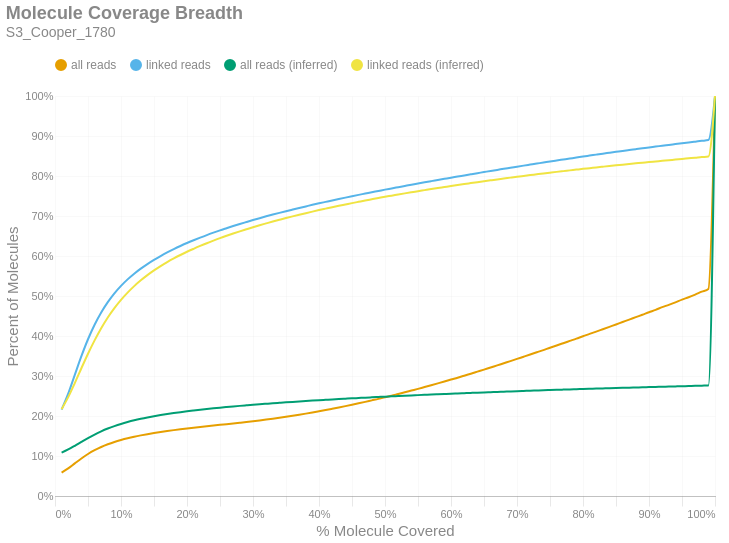

This figure's notebook cell:
### Markdown cell above
### Molecule Read Coverage
This chart shows molecule coverage breadth as computed by the number of bases aligned to that molecule. In other words, "*how much of each unique long molecule is actually sequenced/aligned?*" Keep in mind there is a distinction between sequences and alignments, since some sequences belonging to a particular molecule may not align well and wouldn't appear in the alignment data. This chart also shows molecule coverage breadth as computed by the *inferred fragment* from which the aligned sequences originate. Unlike read coverage, this calculation takes into account the total insert size, including unsequenced gaps between the forward and reverse reads. Like the previous figures, these are cumulative percents.

### Code cell
if SKIPLR:
    print_html(f"Skipped")
else:
    binned_df = consolidated_hist(valids['coverage_bp'], mask, 0.01, True)
    binned_df_inf = consolidated_hist(valids['coverage_inserts'], mask, 0.01, True)
    binned_df = binned_df.with_columns(pl.lit(binned_df_inf['all reads (cumsum)']).alias('all reads (inferred)'))
    binned_df = binned_df.with_columns(pl.lit(binned_df_inf['linked reads (cumsum)']).alias('linked reads (inferred)'))
    binned_df = binned_df.with_columns(
        (pl.col('bin').cast(pl.Float64) + 0.01).alias('right_edge')
    )

    with SafeRender(binned_df):
        (
            density_plot(binned_df, 'Molecule Coverage Breadth', samplename, 'molcov', ['all reads (inferred)','linked reads (inferred)'])
            .encode(
                #x=alt.X('bin:Q', title="% Molecule Covered").axis(format = '%').scale(padding=0),
                x=alt.X('right_edge:Q', title="% Molecule Covered").axis(format='%').scale(padding=0),
                y=alt.Y('value:Q', title='Percent of Molecules')
                    .axis(format='%')
                    .stack(False)
                    .scale(domainMin=0, padding=0),
                color=alt.Color("key:N").scale(domain = ["all reads", "linked reads", "all reads (inferred)", "linked reads (inferred)"]),
                tooltip = [
                    alt.Tooltip("key:N", title = "Data Type"),
                    alt.Tooltip("range_label:N", title="% Molecule Covered"),
                    alt.Tooltip("value:Q", format = ".2%", title="% Molecules")
                ]
            )
        ).display()

### Figure 1 — Vega-Lite specification as saved in the notebook (floating-point values rounded to 4 significant figures)
{"width": "container", "height": 400, "config": {"title": {"anchor": "start", "dy": -15, "fontSize": 18, "color": "#888888", "subtitleColor": "#888888", "subtitleFontSize": 14}, "arc": {"fill": "#0072B2"}, "axis": {"domainColor": "#888888", "domainWidth": 0.5, "gridWidth": 0.2, "grid": false, "titleFontWeight": 400, "titleFontSize": 15, "labelFontSize": 11, "labelColor": "#888888", "tickColor": "#888888", "tickWidth": 0.2, "titleColor": "#888888"}, "axisBand": {"grid": false}, "axisX": {"grid": true, "tickSize": 10, "domainCap": "round"}, "axisY": {"domain": false, "grid": true, "tickSize": 0, "domainCap": "round"}, "background": "transparent", "header": {"labelFontSize": 15, "labelColor": "#888888", "titleFontSize": 15, "titleFontWeight": 600, "titleColor": "#888888"}, "legend": {"labelFont": "sans-serif", "labelFontSize": 12, "labelColor": "#888888", "symbolSize": 100, "symbolType": "circle", "titleFontSize": 12, "titlePadding": 10, "titleColor": "#888888", "title": null, "orient": "top"}, "range": {"category": ["#E69F00", "#56B4E9", "#009E73", "#F0E442", "#0072B2", "#D55E00", "#CC79A7", "#000000"], "diverging": ["#cfe8f3", "#a2d4ec", "#73bfe2", "#46abdb", "#1696d2", "#12719e"]}, "area": {"fill": "#0072B2", "fillOpacity": 0.7, "line": true, "strokeOpacity": 0.7}, "line": {"color": "#0072B2", "stroke": "#0072B2", "strokeWidth": 2}, "trail": {"color": "#0072B2", "stroke": "#0072B2", "strokeWidth": 0, "size": 1}, "point": {"filled": true, "fillOpacity": 1.0, "size": 95}, "text": {"color": "#888888", "fontSize": 11, "align": "right", "fontWeight": 400, "size": 11}, "bar": {"fill": "#0072B2", "stroke": null}, "view": {"stroke": null, "continuousWidth": 660, "continuousHeight": 400}}, "data": {"name": "data-eec276898f7a2f7b1ab1f95b6dff3cbc"}, "mark": {"type": "line", "interpolate": "monotone", "point": {"opacity": 0, "size": 275}}, "encoding": {"color": {"field": "key", "scale": {"domain": ["all reads", "linked reads", "all reads (inferred)", "linked reads (inferred)"]}, "type": "nominal"}, "tooltip": [{"field": "key", "title": "Data Type", "type": "nominal"}, {"field": "range_label", "title": "% Molecule Covered", "type": "nominal"}, {"field": "value", "format": ".2%", "title": "% Molecules", "type": "quantitative"}], "x": {"axis": {"format": "%"}, "field": "right_edge", "scale": {"padding": 0}, "title": "% Molecule Covered", "type": "quantitative"}, "y": {"axis": {"format": "%"}, "field": "value", "scale": {"domainMin": 0, "padding": 0}, "stack": false, "title": "Percent of Molecules", "type": "quantitative"}}, "params": [{"name": "param_c36ac31b6afebe62", "select": {"type": "point", "fields": ["key"]}, "bind": "legend"}], "title": {"text": "Molecule Coverage Breadth", "subtitle": "S3_Cooper_1780"}, "transform": [{"fold": ["all reads (cumsum)", "linked reads (cumsum)", "all reads (inferred)", "linked reads (inferred)"]}, {"calculate": "replace(datum.key, ' (cumsum)', '')", "as": "key"}, {"filter": {"param": "param_c36ac31b6afebe62"}}], "usermeta": {"embedOptions": {"downloadFileName": "S3_Cooper_1780.molcov"}}, "$schema": "https://vega.github.io/schema/vega-lite/v6.1.0.json", "datasets": {"data-eec276898f7a2f7b1ab1f95b6dff3cbc": [{"bin": "0.0", "interval": "0.0-0.01", "all reads": 0.05853, "linked reads": 0.2159, "all reads (cumsum)": 0.05853, "linked reads (cumsum)": 0.2159, "range_label": "0.0-0.01", "all reads (inferred)": 0.1083, "linked reads (inferred)": 0.217, "right_edge": 0.01}, {"bin": "0.01", "interval": "0.01-0.02", "all reads": 0.0106, "linked reads": 0.03983, "all reads (cumsum)": 0.06913, "linked reads (cumsum)": 0.2557, "range_label": "0.01-0.02", "all reads (inferred)": 0.1163, "linked reads (inferred)": 0.2471, "right_edge": 0.02}, {"bin": "0.02", "interval": "0.02-0.03", "all reads": 0.01243, "linked reads": 0.04718, "all reads (cumsum)": 0.08156, "linked reads (cumsum)": 0.3029, "range_label": "0.02-0.03", "all reads (inferred)": 0.1256, "linked reads (inferred)": 0.2822, "right_edge": 0.03}, {"bin": "0.03", "interval": "0.03-0.04", "all reads": 0.01228, "linked reads": 0.04668, "all reads (cumsum)": 0.09384, "linked reads (cumsum)": 0.3496, "range_label": "0.03-0.04", "all reads (inferred)": 0.1353, "linked reads (inferred)": 0.3194, "right_edge": 0.04}, {"bin": "0.04", "interval": "0.04-0.05", "all reads": 0.01111, "linked reads": 0.04228, "all reads (cumsum)": 0.1049, "linked reads (cumsum)": 0.3919, "range_label": "0.04-0.05", "all reads (inferred)": 0.1449, "linked reads (inferred)": 0.3557, "right_edge": 0.05}, {"bin": "0.05", "interval": "0.05-0.06", "all reads": 0.009535, "linked reads": 0.03626, "all reads (cumsum)": 0.1145, "linked reads (cumsum)": 0.4281, "range_label": "0.05-0.06", "all reads (inferred)": 0.1536, "linked reads (inferred)": 0.3891, "right_edge": 0.06}, {"bin": "0.06", "interval": "0.06-0.07", "all reads": 0.008044, "linked reads": 0.03059, "all reads (cumsum)": 0.1225, "linked reads (cumsum)": 0.4587, "range_label": "0.06-0.07", "all reads (inferred)": 0.1616, "linked reads (inferred)": 0.4195, "right_edge": 0.07}, {"bin": "0.07", "interval": "0.07-0.08", "all reads": 0.0068, "linked reads": 0.02584, "all reads (cumsum)": 0.1293, "linked reads (cumsum)": 0.4846, "range_label": "0.07-0.08", "all reads (inferred)": 0.1686, "linked reads (inferred)": 0.4463, "right_edge": 0.08}, {"bin": "0.08", "interval": "0.08-0.09", "all reads": 0.005801, "linked reads": 0.02199, "all reads (cumsum)": 0.1351, "linked reads (cumsum)": 0.5066, "range_label": "0.08-0.09", "all reads (inferred)": 0.1747, "linked reads (inferred)": 0.4696, "right_edge": 0.09}, {"bin": "0.09", "interval": "0.09-0.1", "all reads": 0.004937, "linked reads": 0.01868, "all reads (cumsum)": 0.1401, "linked reads (cumsum)": 0.5253, "range_label": "0.09-0.1", "all reads (inferred)": 0.1801, "linked reads (inferred)": 0.4903, "right_edge": 0.1}, {"bin": "0.1", "interval": "0.1-0.11", "all reads": 0.004325, "linked reads": 0.01629, "all reads (cumsum)": 0.1444, "linked reads (cumsum)": 0.5415, "range_label": "0.1-0.11", "all reads (inferred)": 0.1849, "linked reads (inferred)": 0.5085, "right_edge": 0.11}, {"bin": "0.11", "interval": "0.11-0.12", "all reads": 0.003785, "linked reads": 0.01424, "all reads (cumsum)": 0.1482, "linked reads (cumsum)": 0.5558, "range_label": "0.11-0.12", "all reads (inferred)": 0.1892, "linked reads (inferred)": 0.5247, "right_edge": 0.12}, {"bin": "0.12", "interval": "0.12-0.13", "all reads": 0.00335, "linked reads": 0.01258, "all reads (cumsum)": 0.1515, "linked reads (cumsum)": 0.5684, "range_label": "0.12-0.13", "all reads (inferred)": 0.193, "linked reads (inferred)": 0.5391, "right_edge": 0.13}, {"bin": "0.13", "interval": "0.13-0.14", "all reads": 0.003067, "linked reads": 0.01149, "all reads (cumsum)": 0.1546, "linked reads (cumsum)": 0.5799, "range_label": "0.13-0.14", "all reads (inferred)": 0.1964, "linked reads (inferred)": 0.5521, "right_edge": 0.14}, {"bin": "0.14", "interval": "0.14-0.15", "all reads": 0.002797, "linked reads": 0.01045, "all reads (cumsum)": 0.1574, "linked reads (cumsum)": 0.5903, "range_label": "0.14-0.15", "all reads (inferred)": 0.1995, "linked reads (inferred)": 0.5639, "right_edge": 0.15}, {"bin": "0.15", "interval": "0.15-0.16", "all reads": 0.002593, "linked reads": 0.009629, "all reads (cumsum)": 0.16, "linked reads (cumsum)": 0.5999, "range_label": "0.15-0.16", "all reads (inferred)": 0.2023, "linked reads (inferred)": 0.5748, "right_edge": 0.16}, {"bin": "0.16", "interval": "0.16-0.17", "all reads": 0.002427, "linked reads": 0.008956, "all reads (cumsum)": 0.1624, "linked reads (cumsum)": 0.6089, "range_label": "0.16-0.17", "all reads (inferred)": 0.205, "linked reads (inferred)": 0.5847, "right_edge": 0.17}, {"bin": "0.17", "interval": "0.17-0.18", "all reads": 0.002262, "linked reads": 0.00827, "all reads (cumsum)": 0.1647, "linked reads (cumsum)": 0.6172, "range_label": "0.17-0.18", "all reads (inferred)": 0.2074, "linked reads (inferred)": 0.5939, "right_edge": 0.18}, {"bin": "0.18", "interval": "0.18-0.19", "all reads": 0.002152, "linked reads": 0.007814, "all reads (cumsum)": 0.1668, "linked reads (cumsum)": 0.625, "range_label": "0.18-0.19", "all reads (inferred)": 0.2097, "linked reads (inferred)": 0.6025, "right_edge": 0.19}, {"bin": "0.19", "interval": "0.19-0.2", "all reads": 0.002055, "linked reads": 0.007424, "all reads (cumsum)": 0.1689, "linked reads (cumsum)": 0.6324, "range_label": "0.19-0.2", "all reads (inferred)": 0.2118, "linked reads (inferred)": 0.6106, "right_edge": 0.2}, {"bin": "0.2", "interval": "0.2-0.21", "all reads": 0.001939, "linked reads": 0.006919, "all reads (cumsum)": 0.1708, "linked reads (cumsum)": 0.6393, "range_label": "0.2-0.21", "all reads (inferred)": 0.2138, "linked reads (inferred)": 0.618, "right_edge": 0.21}, {"bin": "0.21", "interval": "0.21-0.22", "all reads": 0.001883, "linked reads": 0.006639, "all reads (cumsum)": 0.1727, "linked reads (cumsum)": 0.646, "range_label": "0.21-0.22", "all reads (inferred)": 0.2156, "linked reads (inferred)": 0.6252, "right_edge": 0.22}, {"bin": "0.22", "interval": "0.22-0.23", "all reads": 0.001824, "linked reads": 0.006384, "all reads (cumsum)": 0.1745, "linked reads (cumsum)": 0.6523, "range_label": "0.22-0.23", "all reads (inferred)": 0.2174, "linked reads (inferred)": 0.632, "right_edge": 0.23}, {"bin": "0.23", "interval": "0.23-0.24", "all reads": 0.001753, "linked reads": 0.006028, "all reads (cumsum)": 0.1763, "linked reads (cumsum)": 0.6584, "range_label": "0.23-0.24", "all reads (inferred)": 0.2192, "linked reads (inferred)": 0.6384, "right_edge": 0.24}, {"bin": "0.24", "interval": "0.24-0.25", "all reads": 0.001715, "linked reads": 0.005791, "all reads (cumsum)": 0.178, "linked reads (cumsum)": 0.6642, "range_label": "0.24-0.25", "all reads (inferred)": 0.2208, "linked reads (inferred)": 0.6447, "right_edge": 0.25}, {"bin": "0.25", "interval": "0.25-0.26", "all reads": 0.001637, "linked reads": 0.005387, "all reads (cumsum)": 0.1796, "linked reads (cumsum)": 0.6696, "range_label": "0.25-0.26", "all reads (inferred)": 0.2224, "linked reads (inferred)": 0.6505, "right_edge": 0.26}, {"bin": "0.26", "interval": "0.26-0.27", "all reads": 0.001692, "linked reads": 0.005321, "all reads (cumsum)": 0.1813, "linked reads (cumsum)": 0.6749, "range_label": "0.26-0.27", "all reads (inferred)": 0.2239, "linked reads (inferred)": 0.6562, "right_edge": 0.27}, {"bin": "0.27", "interval": "0.27-0.28", "all reads": 0.001749, "linked reads": 0.005165, "all reads (cumsum)": 0.1831, "linked reads (cumsum)": 0.68, "range_label": "0.27-0.28", "all reads (inferred)": 0.2253, "linked reads (inferred)": 0.6617, "right_edge": 0.28}, {"bin": "0.28", "interval": "0.28-0.29", "all reads": 0.001805, "linked reads": 0.004947, "all reads (cumsum)": 0.1849, "linked reads (cumsum)": 0.685, "range_label": "0.28-0.29", "all reads (inferred)": 0.2267, "linked reads (inferred)": 0.6669, "right_edge": 0.29}, {"bin": "0.29", "interval": "0.29-0.3", "all reads": 0.001947, "linked reads": 0.004875, "all reads (cumsum)": 0.1868, "linked reads (cumsum)": 0.6899, "range_label": "0.29-0.3", "all reads (inferred)": 0.2281, "linked reads (inferred)": 0.672, "right_edge": 0.3}, {"bin": "0.3", "interval": "0.3-0.31", "all reads": 0.002038, "linked reads": 0.004719, "all reads (cumsum)": 0.1889, "linked reads (cumsum)": 0.6946, "range_label": "0.3-0.31", "all reads (inferred)": 0.2294, "linked reads (inferred)": 0.6769, "right_edge": 0.31}, {"bin": "0.31", "interval": "0.31-0.32", "all reads": 0.002155, "linked reads": 0.004598, "all reads (cumsum)": 0.191, "linked reads (cumsum)": 0.6992, "range_label": "0.31-0.32", "all reads (inferred)": 0.2306, "linked reads (inferred)": 0.6816, "right_edge": 0.32}, {"bin": "0.32", "interval": "0.32-0.33", "all reads": 0.002255, "linked reads": 0.004387, "all reads (cumsum)": 0.1933, "linked reads (cumsum)": 0.7036, "range_label": "0.32-0.33", "all reads (inferred)": 0.2318, "linked reads (inferred)": 0.6862, "right_edge": 0.33}, {"bin": "0.33", "interval": "0.33-0.34", "all reads": 0.002322, "linked reads": 0.004282, "all reads (cumsum)": 0.1956, "linked reads (cumsum)": 0.7078, "range_label": "0.33-0.34", "all reads (inferred)": 0.233, "linked reads (inferred)": 0.6905, "right_edge": 0.34}, {"bin": "0.34", "interval": "0.34-0.35", "all reads": 0.002435, "linked reads": 0.004184, "all reads (cumsum)": 0.198, "linked reads (cumsum)": 0.712, "range_label": "0.34-0.35", "all reads (inferred)": 0.2341, "linked reads (inferred)": 0.6948, "right_edge": 0.35}, {"bin": "0.35", "interval": "0.35-0.36", "all reads": 0.002527, "linked reads": 0.00406, "all reads (cumsum)": 0.2006, "linked reads (cumsum)": 0.7161, "range_label": "0.35-0.36", "all reads (inferred)": 0.2352, "linked reads (inferred)": 0.699, "right_edge": 0.36}, {"bin": "0.36", "interval": "0.36-0.37", "all reads": 0.002642, "linked reads": 0.004007, "all reads (cumsum)": 0.2032, "linked reads (cumsum)": 0.7201, "range_label": "0.36-0.37", "all reads (inferred)": 0.2363, "linked reads (inferred)": 0.7031, "right_edge": 0.37}, {"bin": "0.37", "interval": "0.37-0.38", "all reads": 0.002747, "linked reads": 0.003895, "all reads (cumsum)": 0.2059, "linked reads (cumsum)": 0.724, "range_label": "0.37-0.38", "all reads (inferred)": 0.2374, "linked reads (inferred)": 0.7071, "right_edge": 0.38}, {"bin": "0.38", "interval": "0.38-0.39", "all reads": 0.002863, "linked reads": 0.003894, "all reads (cumsum)": 0.2088, "linked reads (cumsum)": 0.7279, "range_label": "0.38-0.39", "all reads (inferred)": 0.2384, "linked reads (inferred)": 0.711, "right_edge": 0.39}, {"bin": "0.39", "interval": "0.39-0.4", "all reads": 0.003001, "linked reads": 0.003776, "all reads (cumsum)": 0.2118, "linked reads (cumsum)": 0.7317, "range_label": "0.39-0.4", "all reads (inferred)": 0.2395, "linked reads (inferred)": 0.7148, "right_edge": 0.4}, {"bin": "0.4", "interval": "0.4-0.41", "all reads": 0.003046, "linked reads": 0.003623, "all reads (cumsum)": 0.2149, "linked reads (cumsum)": 0.7353, "range_label": "0.4-0.41", "all reads (inferred)": 0.2404, "linked reads (inferred)": 0.7184, "right_edge": 0.41}, {"bin": "0.41", "interval": "0.41-0.42", "all reads": 0.003195, "linked reads": 0.003619, "all reads (cumsum)": 0.218, "linked reads (cumsum)": 0.7389, "range_label": "0.41-0.42", "all reads (inferred)": 0.2414, "linked reads (inferred)": 0.722, "right_edge": 0.42}, {"bin": "0.42", "interval": "0.42-0.43", "all reads": 0.003252, "linked reads": 0.003551, "all reads (cumsum)": 0.2213, "linked reads (cumsum)": 0.7425, "range_label": "0.42-0.43", "all reads (inferred)": 0.2423, "linked reads (inferred)": 0.7255, "right_edge": 0.43}, {"bin": "0.43", "interval": "0.43-0.44", "all reads": 0.00335, "linked reads": 0.003519, "all reads (cumsum)": 0.2246, "linked reads (cumsum)": 0.746, "range_label": "0.43-0.44", "all reads (inferred)": 0.2432, "linked reads (inferred)": 0.7288, "right_edge": 0.44}, {"bin": "0.44", "interval": "0.44-0.45", "all reads": 0.003459, "linked reads": 0.003459, "all reads (cumsum)": 0.2281, "linked reads (cumsum)": 0.7494, "range_label": "0.44-0.45", "all reads (inferred)": 0.2441, "linked reads (inferred)": 0.7322, "right_edge": 0.45}, {"bin": "0.45", "interval": "0.45-0.46", "all reads": 0.003569, "linked reads": 0.003387, "all reads (cumsum)": 0.2317, "linked reads (cumsum)": 0.7528, "range_label": "0.45-0.46", "all reads (inferred)": 0.245, "linked reads (inferred)": 0.7355, "right_edge": 0.46}, {"bin": "0.46", "interval": "0.46-0.47", "all reads": 0.003661, "linked reads": 0.003256, "all reads (cumsum)": 0.2353, "linked reads (cumsum)": 0.7561, "range_label": "0.46-0.47", "all reads (inferred)": 0.2459, "linked reads (inferred)": 0.7387, "right_edge": 0.47}, {"bin": "0.47", "interval": "0.47-0.48", "all reads": 0.003786, "linked reads": 0.003316, "all reads (cumsum)": 0.2391, "linked reads (cumsum)": 0.7594, "range_label": "0.47-0.48", "all reads (inferred)": 0.2467, "linked reads (inferred)": 0.7418, "right_edge": 0.48}, {"bin": "0.48", "interval": "0.48-0.49", "all reads": 0.003746, "linked reads": 0.003211, "all reads (cumsum)": 0.2429, "linked reads (cumsum)": 0.7626, "range_label": "0.48-0.49", "all reads (inferred)": 0.2476, "linked reads (inferred)": 0.745, "right_edge": 0.49}, {"bin": "0.49", "interval": "0.49-0.5", "all reads": 0.004192, "linked reads": 0.0033, "all reads (cumsum)": 0.2471, "linked reads (cumsum)": 0.7659, "range_label": "0.49-0.5", "all reads (inferred)": 0.2484, "linked reads (inferred)": 0.7481, "right_edge": 0.5}, {"bin": "0.5", "interval": "0.5-0.51", "all reads": 0.003705, "linked reads": 0.003046, "all reads (cumsum)": 0.2508, "linked reads (cumsum)": 0.7689, "range_label": "0.5-0.51", "all reads (inferred)": 0.2492, "linked reads (inferred)": 0.7509, "right_edge": 0.51}, {"bin": "0.51", "interval": "0.51-0.52", "all reads": 0.004276, "linked reads": 0.003116, "all reads (cumsum)": 0.255, "linked reads (cumsum)": 0.7721, "range_label": "0.51-0.52", "all reads (inferred)": 0.25, "linked reads (inferred)": 0.7538, "right_edge": 0.52}, {"bin": "0.52", "interval": "0.52-0.53", "all reads": 0.004179, "linked reads": 0.00312, "all reads (cumsum)": 0.2592, "linked reads (cumsum)": 0.7752, "range_label": "0.52-0.53", "all reads (inferred)": 0.2507, "linked reads (inferred)": 0.7566, "right_edge": 0.53}, {"bin": "0.53", "interval": "0.53-0.54", "all reads": 0.004334, "linked reads": 0.003109, "all reads (cumsum)": 0.2636, "linked reads (cumsum)": 0.7783, "range_label": "0.53-0.54", "all reads (inferred)": 0.2515, "linked reads (inferred)": 0.7593, "right_edge": 0.54}, {"bin": "0.54", "interval": "0.54-0.55", "all reads": 0.0043, "linked reads": 0.00298, "all reads (cumsum)": 0.2679, "linked reads (cumsum)": 0.7813, "range_label": "0.54-0.55", "all reads (inferred)": 0.2522, "linked reads (inferred)": 0.762, "right_edge": 0.55}, {"bin": "0.55", "interval": "0.55-0.56", "all reads": 0.004555, "linked reads": 0.002999, "all reads (cumsum)": 0.2724, "linked reads (cumsum)": 0.7843, "range_label": "0.55-0.56", "all reads (inferred)": 0.2529, "linked reads (inferred)": 0.7647, "right_edge": 0.56}, {"bin": "0.56", "interval": "0.56-0.57", "all reads": 0.004536, "linked reads": 0.002917, "all reads (cumsum)": 0.2769, "linked reads (cumsum)": 0.7872, "range_label": "0.56-0.57", "all reads (inferred)": 0.2537, "linked reads (inferred)": 0.7674, "right_edge": 0.57}, {"bin": "0.57", "interval": "0.57-0.58", "all reads": 0.004584, "linked reads": 0.00288, "all reads (cumsum)": 0.2815, "linked reads (cumsum)": 0.7901, "range_label": "0.57-0.58", "all reads (inferred)": 0.2543, "linked reads (inferred)": 0.7699, "right_edge": 0.58}, {"bin": "0.58", "interval": "0.58-0.59", "all reads": 0.004665, "linked reads": 0.002899, "all reads (cumsum)": 0.2862, "linked reads (cumsum)": 0.793, "range_label": "0.58-0.59", "all reads (inferred)": 0.255, "linked reads (inferred)": 0.7725, "right_edge": 0.59}, {"bin": "0.59", "interval": "0.59-0.6", "all reads": 0.004878, "linked reads": 0.002912, "all reads (cumsum)": 0.2911, "linked reads (cumsum)": 0.7959, "range_label": "0.59-0.6", "all reads (inferred)": 0.2557, "linked reads (inferred)": 0.775, "right_edge": 0.6}, {"bin": "0.6", "interval": "0.6-0.61", "all reads": 0.004681, "linked reads": 0.002759, "all reads (cumsum)": 0.2958, "linked reads (cumsum)": 0.7986, "range_label": "0.6-0.61", "all reads (inferred)": 0.2564, "linked reads (inferred)": 0.7774, "right_edge": 0.61}, {"bin": "0.61", "interval": "0.61-0.62", "all reads": 0.005046, "linked reads": 0.002842, "all reads (cumsum)": 0.3008, "linked reads (cumsum)": 0.8015, "range_label": "0.61-0.62", "all reads (inferred)": 0.2571, "linked reads (inferred)": 0.7798, "right_edge": 0.62}, {"bin": "0.62", "interval": "0.62-0.63", "all reads": 0.004944, "linked reads": 0.002803, "all reads (cumsum)": 0.3057, "linked reads (cumsum)": 0.8043, "range_label": "0.62-0.63", "all reads (inferred)": 0.2577, "linked reads (inferred)": 0.7823, "right_edge": 0.63}, {"bin": "0.63", "interval": "0.63-0.64", "all reads": 0.005091, "linked reads": 0.002792, "all reads (cumsum)": 0.3108, "linked reads (cumsum)": 0.8071, "range_label": "0.63-0.64", "all reads (inferred)": 0.2584, "linked reads (inferred)": 0.7847, "right_edge": 0.64}, {"bin": "0.64", "interval": "0.64-0.65", "all reads": 0.005108, "linked reads": 0.002765, "all reads (cumsum)": 0.3159, "linked reads (cumsum)": 0.8098, "range_label": "0.64-0.65", "all reads (inferred)": 0.259, "linked reads (inferred)": 0.787, "right_edge": 0.65}, {"bin": "0.65", "interval": "0.65-0.66", "all reads": 0.005403, "linked reads": 0.002796, "all reads (cumsum)": 0.3213, "linked reads (cumsum)": 0.8126, "range_label": "0.65-0.66", "all reads (inferred)": 0.2596, "linked reads (inferred)": 0.7892, "right_edge": 0.66}, {"bin": "0.66", "interval": "0.66-0.67", "all reads": 0.005145, "linked reads": 0.002622, "all reads (cumsum)": 0.3265, "linked reads (cumsum)": 0.8153, "range_label": "0.66-0.67", "all reads (inferred)": 0.2602, "linked reads (inferred)": 0.7915, "right_edge": 0.67}, {"bin": "0.67", "interval": "0.67-0.68", "all reads": 0.00542, "linked reads": 0.002792, "all reads (cumsum)": 0.3319, "linked reads (cumsum)": 0.8181, "range_label": "0.67-0.68", "all reads (inferred)": 0.2608, "linked reads (inferred)": 0.7937, "right_edge": 0.68}, {"bin": "0.68", "interval": "0.68-0.69", "all reads": 0.005289, "linked reads": 0.002608, "all reads (cumsum)": 0.3372, "linked reads (cumsum)": 0.8207, "range_label": "0.68-0.69", "all reads (inferred)": 0.2615, "linked reads (inferred)": 0.7959, "right_edge": 0.69}, {"bin": "0.69", "interval": "0.69-0.7", "all reads": 0.005536, "linked reads": 0.002673, "all reads (cumsum)": 0.3427, "linked reads (cumsum)": 0.8233, "range_label": "0.69-0.7", "all reads (inferred)": 0.2621, "linked reads (inferred)": 0.7981, "right_edge": 0.7}, {"bin": "0.7", "interval": "0.7-0.71", "all reads": 0.005419, "linked reads": 0.002624, "all reads (cumsum)": 0.3482, "linked reads (cumsum)": 0.826, "range_label": "0.7-0.71", "all reads (inferred)": 0.2626, "linked reads (inferred)": 0.8002, "right_edge": 0.71}, {"bin": "0.71", "interval": "0.71-0.72", "all reads": 0.005478, "linked reads": 0.00257, "all reads (cumsum)": 0.3536, "linked reads (cumsum)": 0.8285, "range_label": "0.71-0.72", "all reads (inferred)": 0.2632, "linked reads (inferred)": 0.8022, "right_edge": 0.72}, {"bin": "0.72", "interval": "0.72-0.73", "all reads": 0.005643, "linked reads": 0.002569, "all reads (cumsum)": 0.3593, "linked reads (cumsum)": 0.8311, "range_label": "0.72-0.73", "all reads (inferred)": 0.2638, "linked reads (inferred)": 0.8043, "right_edge": 0.73}, {"bin": "0.73", "interval": "0.73-0.74", "all reads": 0.005547, "linked reads": 0.002549, "all reads (cumsum)": 0.3648, "linked reads (cumsum)": 0.8336, "range_label": "0.73-0.74", "all reads (inferred)": 0.2643, "linked reads (inferred)": 0.8063, "right_edge": 0.74}, {"bin": "0.74", "interval": "0.74-0.75", "all reads": 0.005881, "linked reads": 0.0026, "all reads (cumsum)": 0.3707, "linked reads (cumsum)": 0.8362, "range_label": "0.74-0.75", "all reads (inferred)": 0.2649, "linked reads (inferred)": 0.8083, "right_edge": 0.75}, {"bin": "0.75", "interval": "0.75-0.76", "all reads": 0.005552, "linked reads": 0.002498, "all reads (cumsum)": 0.3763, "linked reads (cumsum)": 0.8387, "range_label": "0.75-0.76", "all reads (inferred)": 0.2654, "linked reads (inferred)": 0.8103, "right_edge": 0.76}, {"bin": "0.76", "interval": "0.76-0.77", "all reads": 0.005712, "linked reads": 0.002471, "all reads (cumsum)": 0.382, "linked reads (cumsum)": 0.8412, "range_label": "0.76-0.77", "all reads (inferred)": 0.266, "linked reads (inferred)": 0.8122, "right_edge": 0.77}, {"bin": "0.77", "interval": "0.77-0.78", "all reads": 0.005739, "linked reads": 0.002471, "all reads (cumsum)": 0.3877, "linked reads (cumsum)": 0.8437, "range_label": "0.77-0.78", "all reads (inferred)": 0.2665, "linked reads (inferred)": 0.8141, "right_edge": 0.78}, {"bin": "0.78", "interval": "0.78-0.79", "all reads": 0.005737, "linked reads": 0.002439, "all reads (cumsum)": 0.3934, "linked reads (cumsum)": 0.8461, "range_label": "0.78-0.79", "all reads (inferred)": 0.267, "linked reads (inferred)": 0.816, "right_edge": 0.79}, {"bin": "0.79", "interval": "0.79-0.8", "all reads": 0.006099, "linked reads": 0.002581, "all reads (cumsum)": 0.3995, "linked reads (cumsum)": 0.8487, "range_label": "0.79-0.8", "all reads (inferred)": 0.2675, "linked reads (inferred)": 0.8178, "right_edge": 0.8}, {"bin": "0.8", "interval": "0.8-0.81", "all reads": 0.005665, "linked reads": 0.002348, "all reads (cumsum)": 0.4052, "linked reads (cumsum)": 0.8511, "range_label": "0.8-0.81", "all reads (inferred)": 0.268, "linked reads (inferred)": 0.8196, "right_edge": 0.81}, {"bin": "0.81", "interval": "0.81-0.82", "all reads": 0.005789, "linked reads": 0.002367, "all reads (cumsum)": 0.411, "linked reads (cumsum)": 0.8534, "range_label": "0.81-0.82", "all reads (inferred)": 0.2685, "linked reads (inferred)": 0.8214, "right_edge": 0.82}, {"bin": "0.82", "interval": "0.82-0.83", "all reads": 0.005998, "linked reads": 0.002352, "all reads (cumsum)": 0.417, "linked reads (cumsum)": 0.8558, "range_label": "0.82-0.83", "all reads (inferred)": 0.269, "linked reads (inferred)": 0.8232, "right_edge": 0.83}, {"bin": "0.83", "interval": "0.83-0.84", "all reads": 0.005963, "linked reads": 0.002305, "all reads (cumsum)": 0.423, "linked reads (cumsum)": 0.8581, "range_label": "0.83-0.84", "all reads (inferred)": 0.2695, "linked reads (inferred)": 0.825, "right_edge": 0.84}, {"bin": "0.84", "interval": "0.84-0.85", "all reads": 0.005915, "linked reads": 0.002313, "all reads (cumsum)": 0.4289, "linked reads (cumsum)": 0.8604, "range_label": "0.84-0.85", "all reads (inferred)": 0.27, "linked reads (inferred)": 0.8267, "right_edge": 0.85}, {"bin": "0.85", "interval": "0.85-0.86", "all reads": 0.006105, "linked reads": 0.002338, "all reads (cumsum)": 0.435, "linked reads (cumsum)": 0.8627, "range_label": "0.85-0.86", "all reads (inferred)": 0.2704, "linked reads (inferred)": 0.8284, "right_edge": 0.86}, {"bin": "0.86", "interval": "0.86-0.87", "all reads": 0.005998, "linked reads": 0.002207, "all reads (cumsum)": 0.441, "linked reads (cumsum)": 0.8649, "range_label": "0.86-0.87", "all reads (inferred)": 0.2709, "linked reads (inferred)": 0.83, "right_edge": 0.87}, {"bin": "0.87", "interval": "0.87-0.88", "all reads": 0.006166, "linked reads": 0.002171, "all reads (cumsum)": 0.4471, "linked reads (cumsum)": 0.8671, "range_label": "0.87-0.88", "all reads (inferred)": 0.2713, "linked reads (inferred)": 0.8316, "right_edge": 0.88}, {"bin": "0.88", "interval": "0.88-0.89", "all reads": 0.006074, "linked reads": 0.002183, "all reads (cumsum)": 0.4532, "linked reads (cumsum)": 0.8693, "range_label": "0.88-0.89", "all reads (inferred)": 0.2718, "linked reads (inferred)": 0.8332, "right_edge": 0.89}, {"bin": "0.89", "interval": "0.89-0.9", "all reads": 0.006266, "linked reads": 0.002212, "all reads (cumsum)": 0.4595, "linked reads (cumsum)": 0.8715, "range_label": "0.89-0.9", "all reads (inferred)": 0.2722, "linked reads (inferred)": 0.8348, "right_edge": 0.9}, {"bin": "0.9", "interval": "0.9-0.91", "all reads": 0.005876, "linked reads": 0.002049, "all reads (cumsum)": 0.4654, "linked reads (cumsum)": 0.8735, "range_label": "0.9-0.91", "all reads (inferred)": 0.2727, "linked reads (inferred)": 0.8363, "right_edge": 0.91}, {"bin": "0.91", "interval": "0.91-0.92", "all reads": 0.006711, "linked reads": 0.002143, "all reads (cumsum)": 0.4721, "linked reads (cumsum)": 0.8757, "range_label": "0.91-0.92", "all reads (inferred)": 0.2731, "linked reads (inferred)": 0.8379, "right_edge": 0.92}, {"bin": "0.92", "interval": "0.92-0.93", "all reads": 0.005809, "linked reads": 0.002077, "all reads (cumsum)": 0.4779, "linked reads (cumsum)": 0.8778, "range_label": "0.92-0.93", "all reads (inferred)": 0.2735, "linked reads (inferred)": 0.8394, "right_edge": 0.93}, {"bin": "0.93", "interval": "0.93-0.94", "all reads": 0.006355, "linked reads": 0.002093, "all reads (cumsum)": 0.4842, "linked reads (cumsum)": 0.8799, "range_label": "0.93-0.94", "all reads (inferred)": 0.274, "linked reads (inferred)": 0.841, "right_edge": 0.94}, {"bin": "0.94", "interval": "0.94-0.95", "all reads": 0.006864, "linked reads": 0.002088, "all reads (cumsum)": 0.4911, "linked reads (cumsum)": 0.8819, "range_label": "0.94-0.95", "all reads (inferred)": 0.2744, "linked reads (inferred)": 0.8425, "right_edge": 0.95}, {"bin": "0.95", "interval": "0.95-0.96", "all reads": 0.005792, "linked reads": 0.002021, "all reads (cumsum)": 0.4969, "linked reads (cumsum)": 0.884, "range_label": "0.95-0.96", "all reads (inferred)": 0.2749, "linked reads (inferred)": 0.8441, "right_edge": 0.96}, {"bin": "0.96", "interval": "0.96-0.97", "all reads": 0.006722, "linked reads": 0.001947, "all reads (cumsum)": 0.5036, "linked reads (cumsum)": 0.8859, "range_label": "0.96-0.97", "all reads (inferred)": 0.2754, "linked reads (inferred)": 0.8457, "right_edge": 0.97}, {"bin": "0.97", "interval": "0.97-0.98", "all reads": 0.007226, "linked reads": 0.001926, "all reads (cumsum)": 0.5108, "linked reads (cumsum)": 0.8878, "range_label": "0.97-0.98", "all reads (inferred)": 0.2759, "linked reads (inferred)": 0.8474, "right_edge": 0.98}, {"bin": "0.98", "interval": "0.98-0.99", "all reads": 0.006638, "linked reads": 0.002012, "all reads (cumsum)": 0.5175, "linked reads (cumsum)": 0.8899, "range_label": "0.98-0.99", "all reads (inferred)": 0.2764, "linked reads (inferred)": 0.8486, "right_edge": 0.99}, {"bin": "0.99", "interval": "0.99-1.0", "all reads": 0.4825, "linked reads": 0.1101, "all reads (cumsum)": 1.0, "linked reads (cumsum)": 1.0, "range_label": "0.99-1.0", "all reads (inferred)": 1.0, "linked reads (inferred)": 1.0, "right_edge": 1.0}]}}
